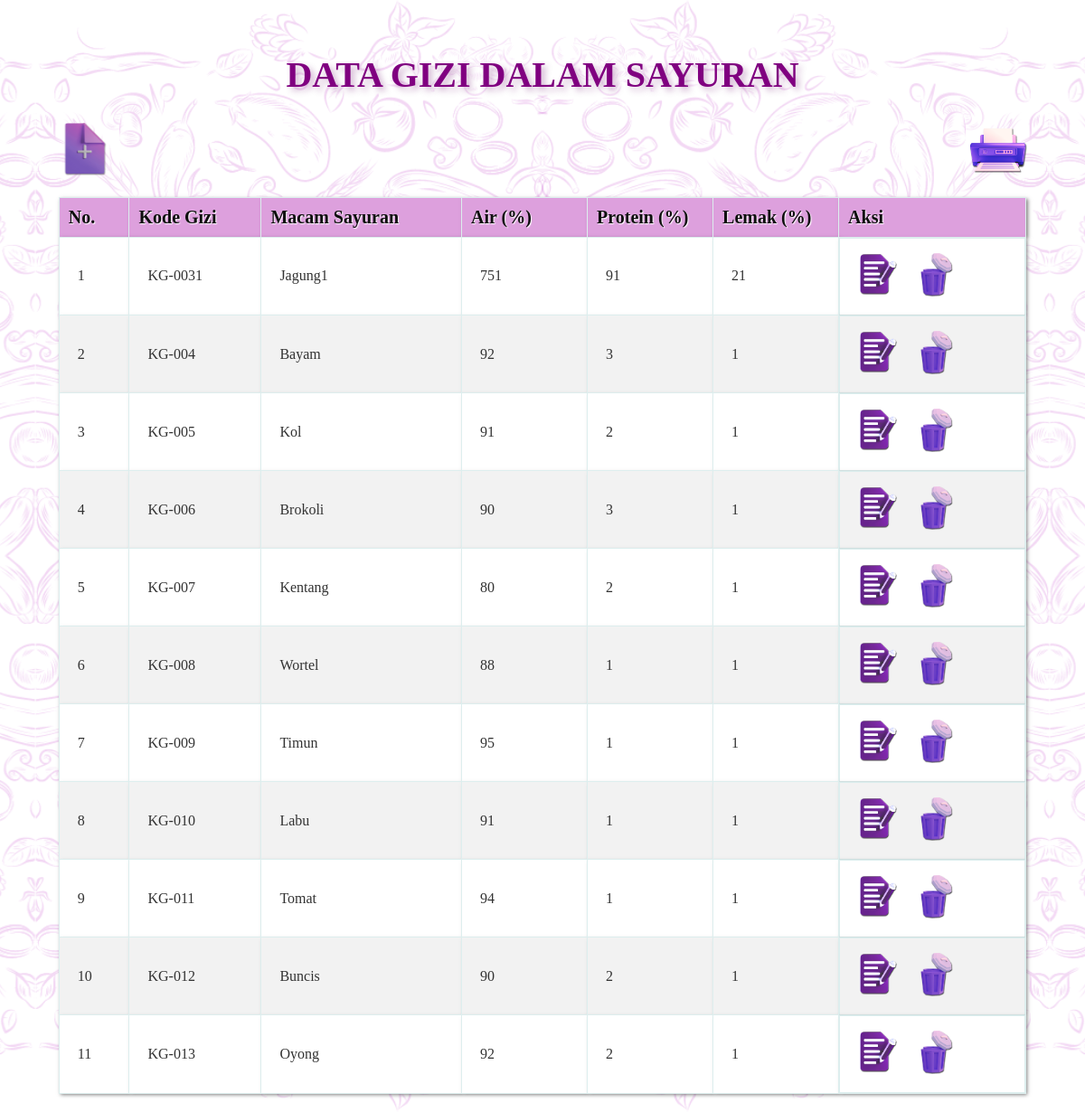
The page / on the database its author committed.
### tables this page shows
CREATE TABLE `tb_gizi` (
  `no` int(11) NOT NULL,
  `kode` varchar(50) NOT NULL,
  `sayur` varchar(100) DEFAULT NULL,
  `air` int(11) DEFAULT NULL,
  `protein` int(11) DEFAULT NULL,
  `lemak` int(11) DEFAULT NULL
);

### index.php (the view, shortened to what this page needs)
<?php
include('koneksi.php');
?>
<!DOCTYPE html>
<html lang="en">
<head>
</head>
<body>
    <center>
        <h1>DATA GIZI DALAM SAYURAN</h1>
    </center>
    <div class="button-container">
        <a href="#" onclick="toggleModalTambah()" class="scale-btn">
            <img src="gambar/addf.png" alt="Tambah Data">
        </a>
        <a href="data_gizi_sayur.php" class="download-btn" target="_blank">
            <img src="gambar/printf.png" alt="Print">
        </a>
    </div>
    <table>
        <thead>
            <tr>
                <th>No.</th>
                <th>Kode Gizi</th>
                <th>Macam Sayuran</th>
                <th id="thAir">Air (%)</th>
                <th id="thProtein">Protein (%)</th>
                <th id="thLemak">Lemak (%)</th>
                <th>Aksi</th>
            </tr>
        </thead>
        <tbody>
            <?php
            $query = "SELECT * FROM tb_gizi ORDER BY `no` ASC";
            $result = mysqli_query($koneksi, $query);
            $no = 1;
            while ($row = mysqli_fetch_assoc($result)) {
            ?>
                <tr>
                    <td><?= $no; ?></td>
                    <td><?= $row['kode']; ?></td>
                    <td><?= $row['sayur']; ?></td>
                    <td id="tdAir"><?= $row['air']; ?></td>
                    <td id="tdProtein"><?= $row['protein']; ?></td>
                    <td id="tdLemak"><?= $row['lemak']; ?></td>
                    <td class="action-btn">
                        <a href="#" data-modal="modalEdit<?= $row['no']; ?>" onclick="showModalEdit(event)">
                            <img src="gambar/editfix.png" alt="Ubah" width="45" height="45">
                        </a>
                        <a href="#" onclick="showModalHapus(event)" data-modal="modalHapus<?= $row['no']; ?>">
                            <img src="gambar/delf.png" alt="Hapus" width="48" height="48">
                        </a>
                    </td>
                </tr>
            <?php
                $no++;
            }
            ?>
        </tbody>
    </table>
</body>
</html>

### index.php (style rules this page uses)
* { font-family: "Trebuchet MS"; box-sizing: border-box; }
body { background-image: url('gambar/pv.png'); background-size: cover; background-position: center; background-repeat: repeat; margin: 0; }
h1 { text-transform: uppercase; color: purple; padding-top: 2rem; text-shadow: 4px 4px 7px rgba(102, 0, 102, 0.3); font-size: 40px; }
table { border: 1px solid #ddeeee; border-collapse: collapse; border-spacing: 0; margin: 20px auto 20px auto; width: 89.2%; }
table thead th { background-color: plum; border: 1px solid #ddeeee; color: #0E0E0E; padding: 10px; text-align: left; text-shadow: 1px 1px 1px #fff; box-shadow: 2px 2px 4px rgba(0, 0, 0, 0.5); font-size: 20px; }
table tbody td { border: 1px solid #ddeeee; color: #333; padding: 20px; background-color: #fff; box-shadow: 2px 2px 4px rgba(0, 0, 0, 0.5); }
table tbody tr:nth-child(even) td { background-color: #f2f2f2; }
.scale-btn { transition: transform 0.3s ease; width: 60px; height: 60px; display: flex; align-items: center; justify-content: center; background: none; }
.scale-btn img { width: 100%; height: auto; }
.button-container { display: flex; align-items: center; justify-content: space-between; margin-bottom: 10px; padding: 0 1rem; margin-left: 3rem; }
.download-btn { transition: transform 0.3s ease; width: 65px; height: 65px; display: flex; align-items: center; justify-content: center; background: none; margin-right: 3rem; }
.download-btn img { width: 100%; height: auto; }
.action-btn { display: flex; align-items: center; flex-wrap: wrap; gap: 1rem; box-shadow: 2px 2px 4px rgba(0, 0, 0, 0.5); padding-top: 1rem; padding-bottom: 1rem; }
.action-btn img { transition: transform 0.3s ease; }
table thead th#thAir, table tbody td#tdAir, table thead th#thProtein, table tbody td#tdProtein, table thead th#thLemak, table tbody td#tdLemak { width: 13%; }
table thead th#thAir, table thead th#thLemak, table thead th#thProtein { width: 13%; }
table tbody td#tdAir, table tbody td#tdProtein, table tbody td#tdLemak { width: 13%; }

### rows shown on the page
tb_gizi: kode "KG-0031", sayur "Jagung1", air "751", protein "91", lemak "21"
tb_gizi: kode "KG-004", sayur "Bayam", air "92", protein "3", lemak "1"
tb_gizi: kode "KG-005", sayur "Kol", air "91", protein "2", lemak "1"
tb_gizi: kode "KG-006", sayur "Brokoli", air "90", protein "3", lemak "1"
tb_gizi: kode "KG-007", sayur "Kentang", air "80", protein "2", lemak "1"
tb_gizi: kode "KG-008", sayur "Wortel", air "88", protein "1", lemak "1"
tb_gizi: kode "KG-009", sayur "Timun", air "95", protein "1", lemak "1"
tb_gizi: kode "KG-010", sayur "Labu", air "91", protein "1", lemak "1"
tb_gizi: kode "KG-011", sayur "Tomat", air "94", protein "1", lemak "1"
tb_gizi: kode "KG-012", sayur "Buncis", air "90", protein "2", lemak "1"
tb_gizi: kode "KG-013", sayur "Oyong", air "92", protein "2", lemak "1"
